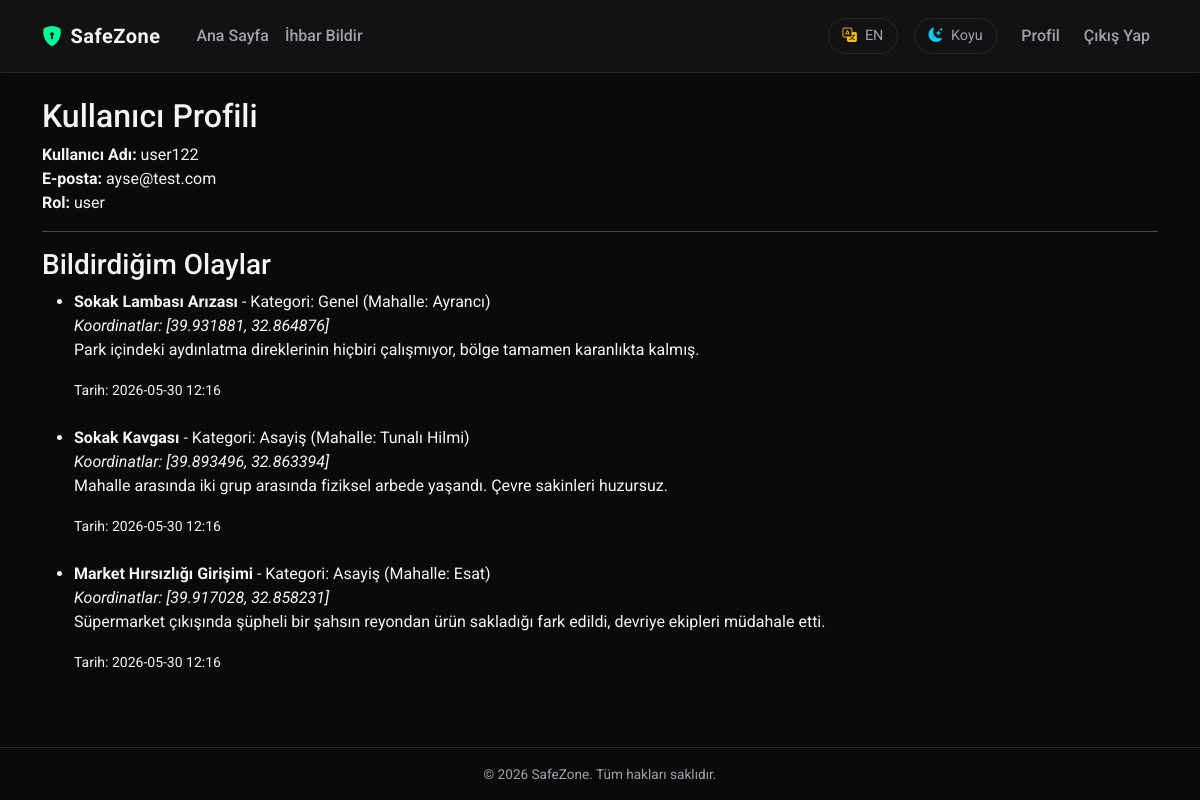
Before: /auth/profile (signed in) with the older database file.
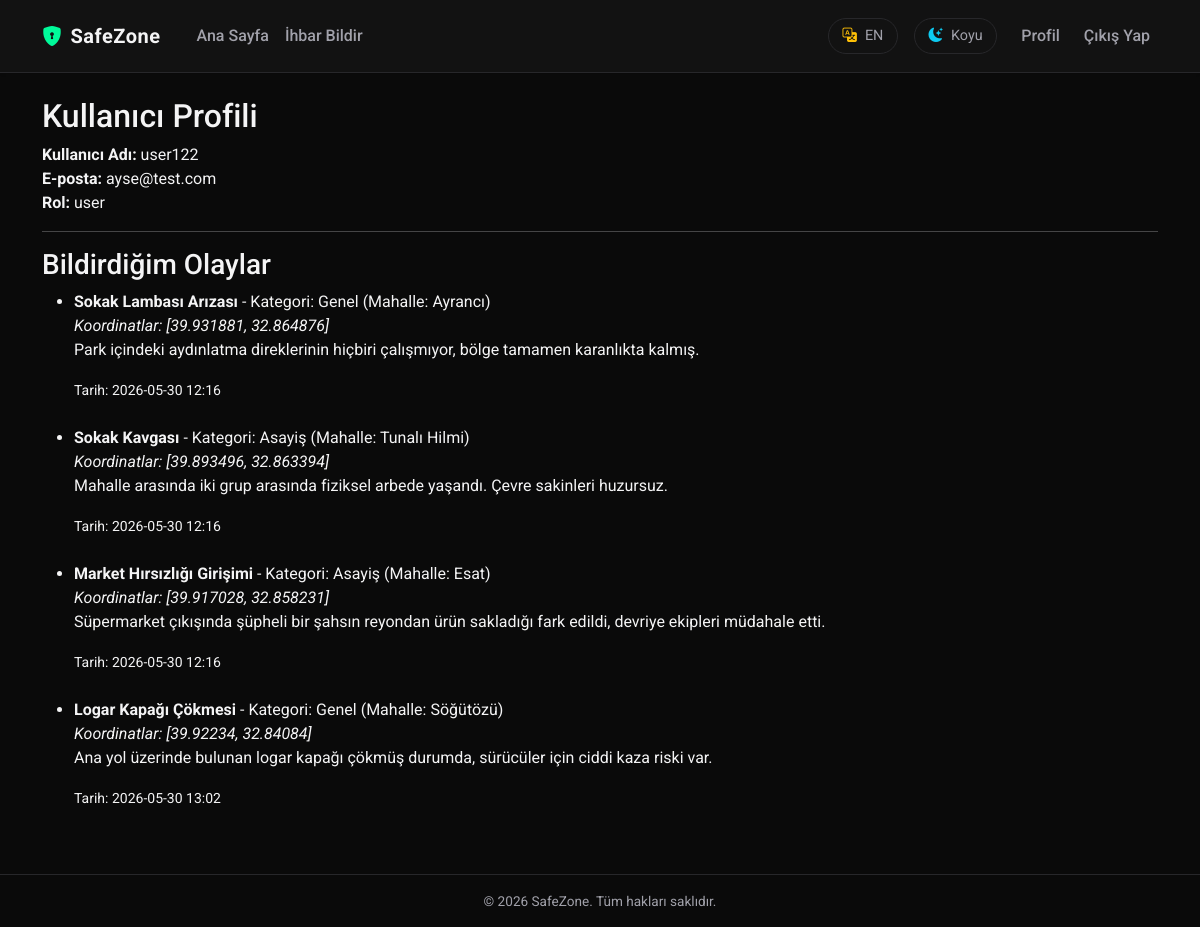
After: the same page with the newer database file.
### app/models.py (models this page shows, shortened)
class User(UserMixin, db.Model):
    __tablename__ = 'user'
    id = db.Column(db.Integer, primary_key=True)
    username = db.Column(db.String(80), unique=True, nullable=False)
    email = db.Column(db.String(120), unique=True, nullable=False)
    password_hash = db.Column(db.String(256))
    role = db.Column(db.String(20), nullable=False, default='user')
    incidents = db.relationship('Incident', backref='author', lazy=True)

class Incident(db.Model):
    __tablename__ = 'incident'
    id = db.Column(db.Integer, primary_key=True)
    title = db.Column(db.String(150), nullable=False)
    description = db.Column(db.Text)
    category = db.Column(db.String(50), nullable=False)
    neighborhood_name = db.Column(db.String(100), nullable=False)
    latitude = db.Column(db.Float)
    longitude = db.Column(db.Float)
    created_at = db.Column(db.DateTime, nullable=False, default=datetime.utcnow)
    user_id = db.Column(db.Integer, db.ForeignKey('user.id'), nullable=False)

### app/auth/routes.py (the view)
@auth_bp.route('/profile')
@login_required
def profile():
    return render_template('auth/profile.html', title='Profilim')

### app/__init__.py (called while the page is built)
def create_app(config_name='default'):
    app = Flask(__name__)
    app.config.from_object(config[config_name])
    db.init_app(app)
    migrate.init_app(app, db)
    login_manager.init_app(app)
    from app.main import main_bp
    app.register_blueprint(main_bp)
    from app.auth import auth_bp
    app.register_blueprint(auth_bp, url_prefix='/auth')
    from app.models import User
    @login_manager.user_loader
    def load_user(user_id):
        return User.query.get(int(user_id))
    return app

### app/main/routes.py (called while the page is built)
@main_bp.app_context_processor
def inject_translations():
    from flask import session
    from app.main.translations import TRANSLATIONS
    lang = session.get('lang', 'tr')
    if lang not in ['tr', 'en']:
        lang = 'tr'
    def translate(key):
        if not key:
            return ''
        cleaned_key = key.strip().lower()
        lookup_key = cleaned_key.replace('ı', 'i').replace('ğ', 'g').replace('ü', 'u').replace('ş', 's').replace('ö', 'o').replace('ç', 'c')
        translation_dict = TRANSLATIONS.get(lang, {})
        if lookup_key in translation_dict:
            return translation_dict[lookup_key]
        elif cleaned_key in translation_dict:
            return translation_dict[cleaned_key]
        elif key in translation_dict:
            return translation_dict[key]
        return key
    return dict(_=translate, active_lang=lang)

### app/templates/auth/profile.html
{% extends "base.html" %}
{% block content %}
    <h2>Kullanıcı Profili</h2>
    <p>
        <strong>Kullanıcı Adı:</strong> {{ current_user.username }}<br>
        <strong>E-posta:</strong> {{ current_user.email }}<br>
        <strong>Rol:</strong> {{ current_user.role }}
    </p>
    <hr>
    <h3>Bildirdiğim Olaylar</h3>
    <ul>
        {% for incident in current_user.incidents %}
            <li>
                <strong>{{ incident.title }}</strong> - Kategori: {{ incident.category }}
                (Mahalle: {{ incident.neighborhood_name }})<br>
                <em>Koordinatlar: [{{ incident.latitude }}, {{ incident.longitude }}]</em><br>
                <p>{{ incident.description }}</p>
                <small>Tarih: {{ incident.created_at.strftime('%Y-%m-%d %H:%M') }}</small>
            </li>
            <br>
        {% else %}
            <li>Henüz bildirdiğiniz bir olay bulunmuyor.</li>
        {% endfor %}
    </ul>
{% endblock %}

### app/templates/base.html (shortened to what this page needs)
<!DOCTYPE html>
<html lang="tr">
<head>
    <link href="https://cdn.jsdelivr.net/npm/bootstrap@5.3.0/dist/css/bootstrap.min.css" rel="stylesheet">
    <link rel="stylesheet" href="https://cdn.jsdelivr.net/npm/bootstrap-icons@1.11.3/font/bootstrap-icons.min.css">
</head>
<body>
    <nav class="navbar navbar-expand-lg navbar-dark navbar-institutional py-3">
        <div class="container">
            <a class="navbar-brand d-flex align-items-center gap-2" href="{{ url_for('main.index') }}">
                <i class="bi bi-shield-lock-fill text-primary" style="color: var(--accent-color) !important;"></i>
                SafeZone
            </a>
            <div class="collapse navbar-collapse" id="navbarNav">
                <ul class="navbar-nav me-auto mb-2 mb-lg-0">
                    <li class="nav-item">
                        <a class="nav-link" href="{{ url_for('main.index') }}">{{ _('Ana Sayfa') }}</a>
                    </li>
                    <li class="nav-item">
                        <a class="nav-link" href="{{ url_for('main.new_incident') }}">{{ _('İhbar Bildir') }}</a>
                    </li>
                </ul>
                <ul class="navbar-nav ms-auto align-items-lg-center gap-2">
                    <li class="nav-item me-lg-2 my-2 my-lg-0">
                        {% if active_lang == 'tr' %}
                        <a href="{{ url_for('main.set_language', lang='en') }}" class="theme-toggle-btn text-decoration-none">
                            <i class="bi bi-translate text-warning"></i>
                            <span>EN</span>
                        </a>
                        {% else %}
                        <a href="{{ url_for('main.set_language', lang='tr') }}" class="theme-toggle-btn text-decoration-none">
                            <i class="bi bi-translate text-info"></i>
                            <span>TR</span>
                        </a>
                        {% endif %}
                    </li>
                    <li class="nav-item me-lg-2 my-2 my-lg-0">
                        <button id="theme-toggle" class="theme-toggle-btn">
                            <i id="theme-toggle-icon" class="bi bi-moon-stars-fill"></i>
                            <span id="theme-toggle-text">{% if active_lang == 'en' %}Dark{% else %}Koyu{% endif %}</span>
                        </button>
                    </li>
                    {% if current_user.is_authenticated %}
                        <li class="nav-item">
                            <a class="nav-link" href="{{ url_for('auth.profile') }}">{{ _('Profil') }}</a>
                        </li>
                        <li class="nav-item">
                            <a class="nav-link" href="{{ url_for('auth.logout') }}">{{ _('Çıkış Yap') }}</a>
                        </li>
                    {% endif %}
                </ul>
            </div>
        </div>
    </nav>
    <main class="main-content container py-4">
        {% block content %}{% endblock %}
    </main>
    <footer class="footer-minimal py-3 text-center mt-auto">
        <div class="container">
            &copy; 2026 SafeZone. {% if active_lang == 'en' %}All rights reserved.{% else %}Tüm hakları saklıdır.{% endif %}
        </div>
    </footer>
</body>
</html>

### app/templates/base.html (style rules this page uses)
:root { --bg-color: #0a0a0a; --text-color: #f4f4f5; --text-muted: #a1a1aa; --accent-color: #00fa9a; --accent-hover: #20b2aa; --accent-glow: rgba(0, 250, 154, 0.25); --card-bg: #121212; --card-border: #27272a; --navbar-bg: #121212; --navbar-border: #27272a; --input-bg: #000000; --input-border: #27272a; --btn-primary-bg: #20b2aa; --btn-primary-text: #0a0a0a; --alert-bg: #18181b; --alert-border: #20b2aa; }
body { background-color: var(--bg-color); color: var(--text-color); font-family: 'Roboto', 'Segoe UI', Tahoma, Geneva, Verdana, sans-serif; min-height: 100vh; display: flex; flex-direction: column; transition: background-color 0.3s ease, color 0.3s ease; }
.navbar-institutional { background-color: var(--navbar-bg) !important; border-bottom: 1px solid var(--navbar-border); box-shadow: 0 1px 3px rgba(0, 0, 0, 0.1); transition: background-color 0.3s ease, border-color 0.3s ease; }
.navbar-institutional .navbar-brand { color: var(--text-color) !important; font-weight: 700; letter-spacing: 0.5px; }
.navbar-institutional .nav-link { color: var(--text-muted) !important; font-weight: 500; transition: color 0.2s ease; }
.main-content { flex: 1; }
.footer-minimal { border-top: 1px solid var(--navbar-border); color: var(--text-muted); font-size: 0.85rem; transition: border-color 0.3s ease, color 0.3s ease; }
.theme-toggle-btn { background: none; border: 1px solid var(--navbar-border); color: var(--text-muted); padding: 0.4rem 0.85rem; border-radius: 20px; cursor: pointer; display: flex; align-items: center; gap: 0.5rem; font-size: 0.9rem; transition: all 0.25s ease; }

Changed rows visible on the page:
added Incident: title "Logar Kapağı Çökmesi", category "Genel", neighborhood_name "Söğütözü", latitude "39.92234", longitude "32.84084", description "Ana yol üzerinde bulunan logar kapağı çökmüş durumda, sürücüler için ciddi kaza riski var.", created_at "2026-05-30 13:02"
